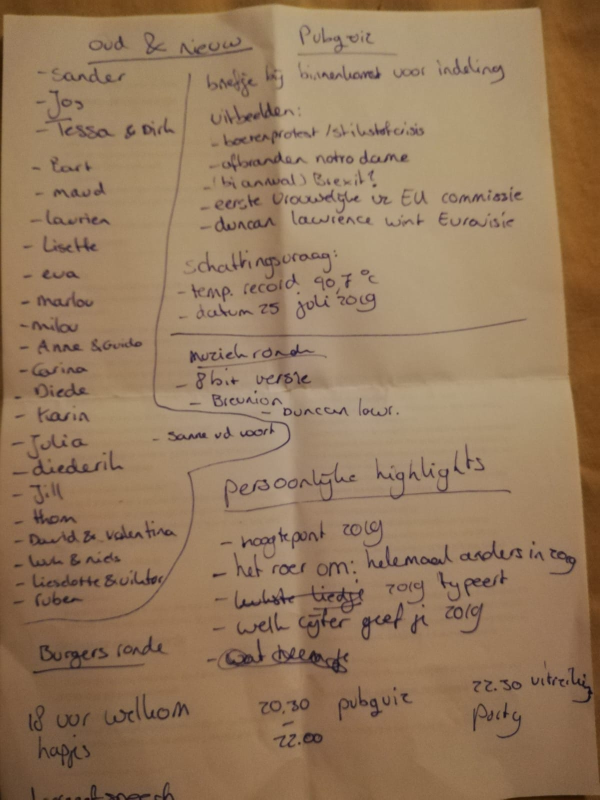
#> input picture data/voorbeeld.jpg, 1200 x 1599 px (shown at 1/2 size)
$ python -i line_segmentation_temp.py   (imports and definitions only)
#> lines starting #> are read from the running program, lines starting #| are printed output that depends on the picture; after the words box and inside, x2 and y2 are one past the last pixel; in counts of white or black regions, pixels touching at a corner belong together
#> further down, picture is the input picture: shape (1599, 1200, 3); mean B, G, R 93.1, 122.3, 150.3
import numpy as np
import cv2
import operator
import os


# [27 lines left out: functions show_image, find_corners_contour, not called in this run]


def pre_process_image(answer_image, skip_dilate=False):
    """
    The image can be pre processed to improve the quality of the line segmentation.
    The lines can be made thicker by adding contract and noise can be removed.
    https://docs.opencv.org/3.0-beta/doc/py_tutorials/py_imgproc/py_morphological_ops/py_morphological_ops.html#dilation
    """
    img = cv2.cvtColor(answer_image, cv2.COLOR_BGR2GRAY)
    # TODO play around with these variables for better results it should remove noise
    proc = cv2.GaussianBlur(img.copy(), (9, 9), 0)
    proc = cv2.adaptiveThreshold(proc, 255, cv2.ADAPTIVE_THRESH_GAUSSIAN_C, cv2.THRESH_BINARY, 11, 2)
    proc = cv2.bitwise_not(proc, proc)

    # TODO play around with dilate. It makes the lines thicker but first the noise should be as good as gone
    if not skip_dilate:
        kernel = np.ones((5, 5), np.uint8)
        proc = cv2.dilate(proc, kernel)
    return proc


def distance_between(p1, p2):
    """Returns the scalar distance between two points"""
    return np.sqrt(((p2[0] - p1[0]) ** 2) + ((p2[1] - p1[1]) ** 2))


# [59 lines left out: functions crop_and_warp, find_corners_center, not called in this run]


def line_segmentation_temp(answer_image, save_image=False, image_path="lines/", image_name="scan"):
    # New strategy. First find the points on the left side and then on the right side.
    # Than take the points together and find the lines.
    # processed = pre_process_image(answer_image, False)
#> called with save_image = False, image_path = 'lines/', image_name = 'scan'
    height, width, _ = answer_image.shape
#> height = 1599; width = 1200
    # We choose 800 because that will definitely have all the points within the image
    # and the posibility of having a similar looking area is minimized.
    # TODO Make the (width-700) a bit more nicer (if you change it in 1 place you might forget it here)
    # TODO Also make the 800 variable a bit nicer.
    left_side = answer_image[0:height, 0:800]
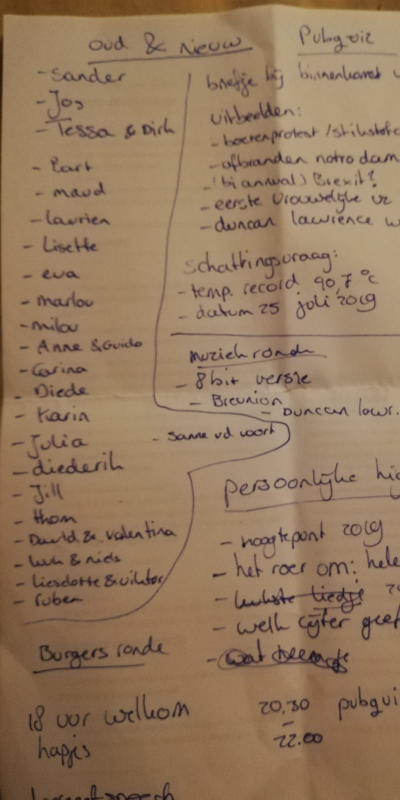
#> left_side: shape (1599, 800, 3) (shown at 1/2 size); mean B, G, R 94.1, 121.5, 148.9
    right_side = answer_image[0:height, (width-700):width]

    left_side_img = left_side.copy()
    left_side_processed = pre_process_image(left_side_img, False)
#> in pre_process_image, `proc = cv2.adaptiveThreshold(proc, 255, cv2.ADAPTIVE_THRESH_GAUSSIAN_C..`:
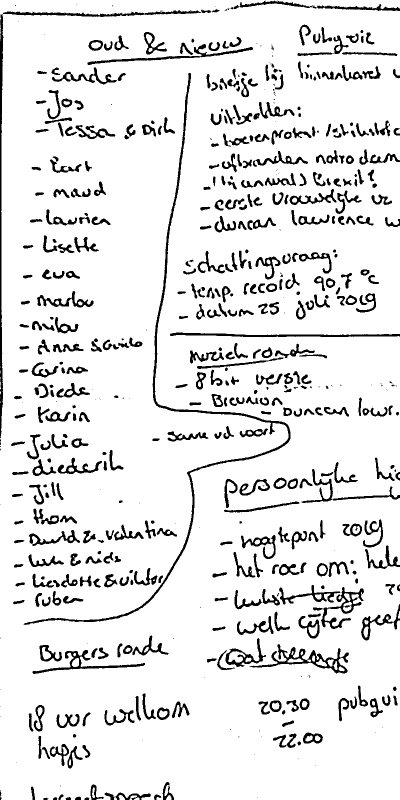
#> proc: shape (1599, 800) (shown at 1/2 size); 90% white; 585 black regions (116 under 20 px), largest, box (x1, y1, x2, y2) and area: (47, 146, 581, 1250) 7596, (0, 20, 402, 876) 5064, (499, 1288, 698, 1347) 2585
#> in pre_process_image, `proc = cv2.dilate(proc, kernel)`:
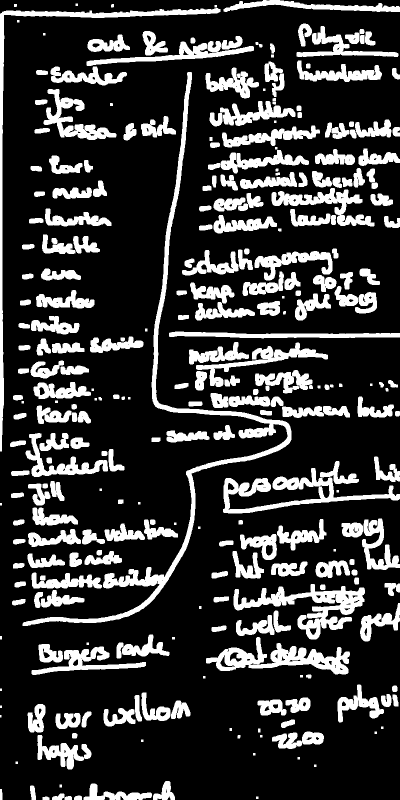
#> proc: shape (1599, 800) (shown at 1/2 size); 21.5% white; 285 white regions (1 under 20 px)
    contours_left_side, _ = cv2.findContours(left_side_processed, cv2.RETR_LIST, cv2.CHAIN_APPROX_SIMPLE)
#> contours_left_side = 541 contours, 202 with area under 20; largest, box (x1, y1, x2, y2) and area: (45, 144, 583, 1252) 17518, (467, 1168, 730, 1279) 8994, (412, 1274, 700, 1349) 8496, (0, 16, 441, 903) 8182, (446, 936, 800, 1027) 8142
    cv2.drawContours(left_side_img, contours_left_side, -1, (0, 255, 0), thickness=5)
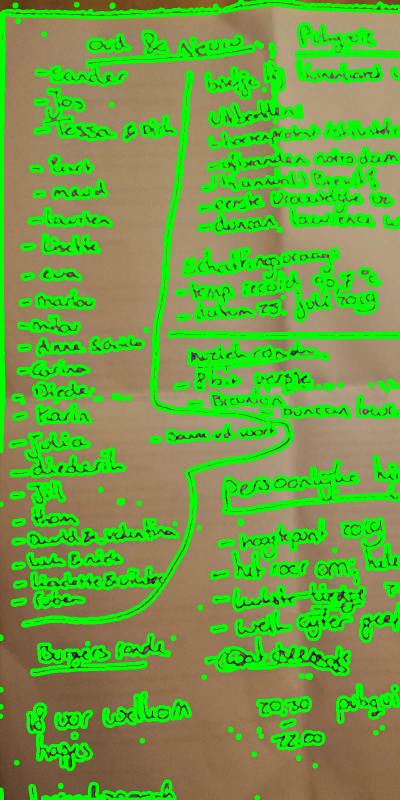
#> left_side_img: shape (1599, 800, 3) (shown at 1/2 size); mean B, G, R 67.1, 161.3, 107.7
    # show_image(left_side_img)

    # The blocks will have a specific area which we will look for.
    left_block_contours = []
    for c in contours_left_side:
        area = cv2.contourArea(c)
        if 80000 < area < 90000:
            left_block_contours.append(c)
#> this loop made 541 passes
#> area on passes 2 to 4: 55.5, 91, 246
#> after the loop, left_block_contours = []

    cv2.drawContours(left_side_img, left_block_contours, -1, (255, 0, 0), thickness=10)
    # show_image(left_side_img)

    right_side_img = right_side.copy()
    right_side_processed = pre_process_image(right_side_img, False)
#> call 2 of pre_process_image, with skip_dilate = False
#> in pre_process_image (call 2), `img = cv2.cvtColor(answer_image, cv2.COLOR_BGR2GRAY)`:
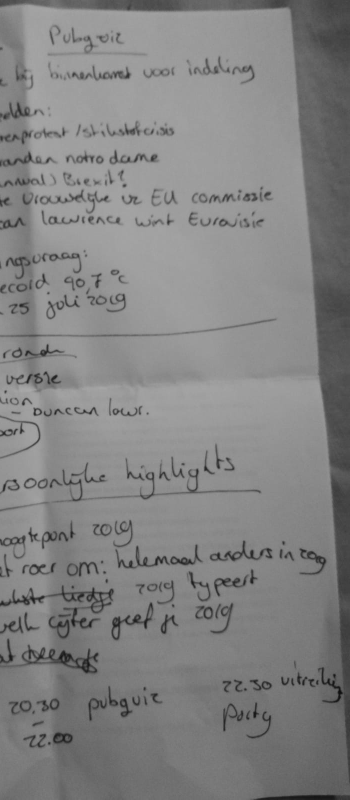
#> img: shape (1599, 700) (shown at 1/2 size); min 13, max 170, mean 130.7
#> in pre_process_image (call 2), `proc = cv2.adaptiveThreshold(proc, 255, cv2.ADAPTIVE_THRESH_GAUSSIAN_C..`: proc: shape (1599, 700); 92.4% white; 479 black regions (175 under 20 px), largest, box (x1, y1, x2, y2) and area: (0, 1, 576, 22) 2859, (0, 1288, 198, 1347) 2585, (0, 636, 554, 675) 2372
#> in pre_process_image (call 2), `proc = cv2.dilate(proc, kernel)`:
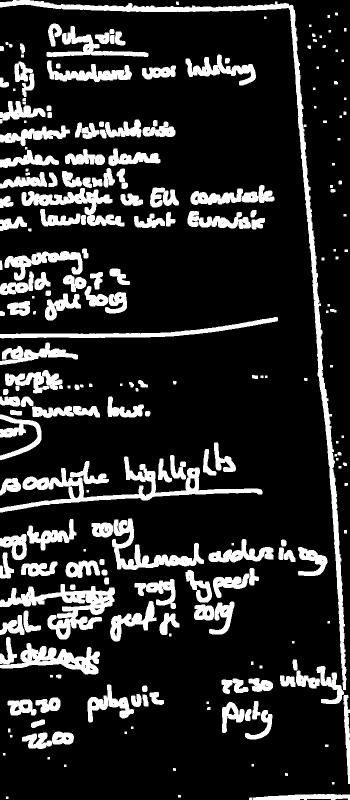
#> proc: shape (1599, 700) (shown at 1/2 size); 16.8% white; 229 white regions
    contours_right_side, _ = cv2.findContours(right_side_processed, cv2.RETR_LIST, cv2.CHAIN_APPROX_SIMPLE)
#> contours_right_side = 411 contours, 159 with area under 20; largest, box (x1, y1, x2, y2) and area: (0, 0, 693, 1380) 16990, (0, 913, 525, 1025) 9565, (0, 1168, 230, 1279) 8330, (0, 1274, 200, 1349) 5870, (224, 1037, 408, 1140) 4966
    cv2.drawContours(right_side_img, contours_right_side, -1, (0, 255, 0), thickness=5)
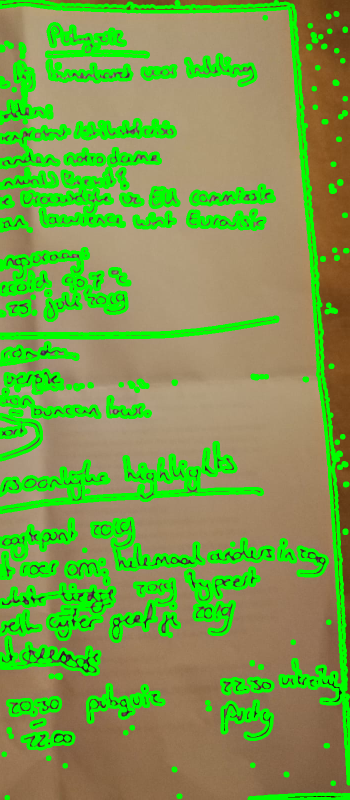
#> right_side_img: shape (1599, 700, 3) (shown at 1/2 size); mean B, G, R 74.6, 156.9, 120.4

    # show_image(right_side_img)

    right_block_contours = []
    for c in contours_right_side:
        area = cv2.contourArea(c)
        if 50000 < area < 60000:
            right_block_contours.append(c)
#> this loop made 411 passes
#> area on passes 4, 6, 7: 1416.5, 24, 24
#> after the loop, right_block_contours = []

    cv2.drawContours(right_side_img, right_block_contours, -1, (255, 0, 0), thickness=10)
    # show_image(right_side_img)

    # We assume that the answer template had the correct format so we expect that the left and right side both found
    # and equal amount of results. If this is not the case we return nothing and the program fails for this sheet.
    if len(left_block_contours) != len(right_block_contours):
        print("There was a problem with the line detection. "
              "The left and right side blocks that were found are not equal")
        return None

    for x in range(0, len(left_block_contours)):
        corners_left = find_corners_contour(left_block_contours[x])
        corners_right = find_corners_contour(right_block_contours[x], width, True)
        # We will use the original image to crop from.
        # Left block
        cropped_left = crop_and_warp(answer_image, corners_left)

        # Right block
        cropped_right = crop_and_warp(answer_image, corners_right)

        corners_center, corners_full = find_corners_center(corners_left, corners_right)
        cropped_center = crop_and_warp(answer_image, corners_center)
        cropped_full = crop_and_warp(answer_image, corners_full)

        finished_line = [cropped_center, cropped_left, cropped_right, cropped_full]
        if save_image:
            path = image_path + image_name + "_line_" + str(x)
            if not os.path.exists(path):
                os.makedirs(path)
            # [5 lines of commented-out code are left out]
            cv2.imwrite(path + "/center" + str(x) + ".png", finished_line[0])
            cv2.imwrite(path + "/left" + str(x) + ".png", finished_line[1])
            cv2.imwrite(path + "/right" + str(x) + ".png", finished_line[2])
            cv2.imwrite(path + "/full" + str(x) + ".png", finished_line[3])
#> this loop made 0 passes

>>> import cv2
>>> picture = cv2.imread('../data/voorbeeld.jpg')
>>> result = line_segmentation_temp(picture)
